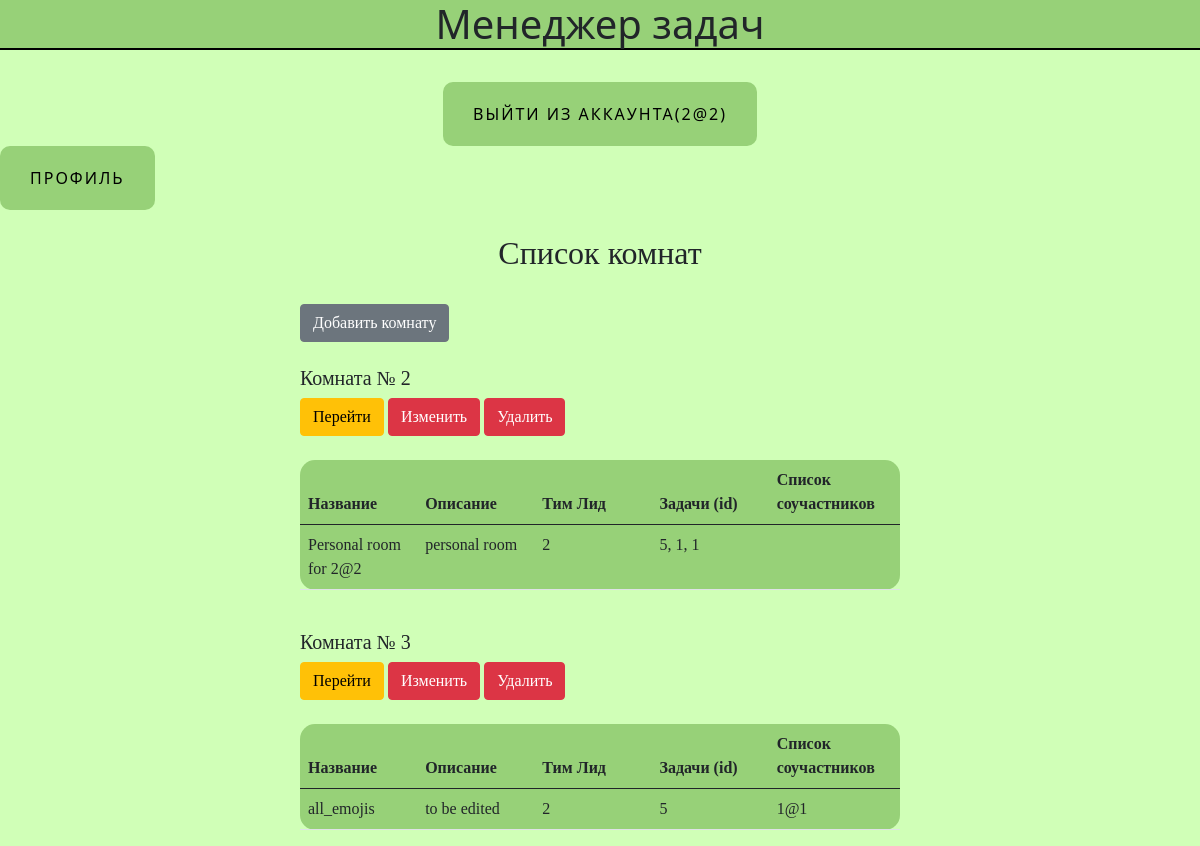
Page /allrooms (signed in) on the committed database.
### data/users.py (models this page shows, shortened)
class User(SqlAlchemyBase, UserMixin):
    __tablename__ = "users"
    id = sqlalchemy.Column(sqlalchemy.Integer, primary_key=True, autoincrement=True)
    surname = sqlalchemy.Column(sqlalchemy.String, nullable=True)
    name = sqlalchemy.Column(sqlalchemy.String, nullable=True)
    age = sqlalchemy.Column(sqlalchemy.Integer, nullable=True)
    position = sqlalchemy.Column(sqlalchemy.String, nullable=True)
    speciality = sqlalchemy.Column(sqlalchemy.String, nullable=True)
    address = sqlalchemy.Column(sqlalchemy.String, nullable=True)
    email = sqlalchemy.Column(sqlalchemy.String, nullable=True, unique=True, index=True)
    password_hash = sqlalchemy.Column(sqlalchemy.String, nullable=True)
    modified_date = sqlalchemy.Column(sqlalchemy.DateTime, default=datetime.datetime.now)
    current_room = sqlalchemy.Column(sqlalchemy.Integer, sqlalchemy.ForeignKey('rooms.id'), nullable=True)

### data/rooms.py (models this page shows)
class Rooms(SqlAlchemyBase, UserMixin):
    __tablename__ = "rooms"
    id = sqlalchemy.Column(sqlalchemy.Integer, primary_key=True, autoincrement=True)
    title = sqlalchemy.Column(sqlalchemy.String, nullable=True)
    about = sqlalchemy.Column(sqlalchemy.String, nullable=True)
    team_leader = sqlalchemy.Column(sqlalchemy.Integer, sqlalchemy.ForeignKey('users.id'), nullable=True)
    tasks = sqlalchemy.Column(sqlalchemy.String, sqlalchemy.ForeignKey('jobs.id'), nullable=True)
    collaborators = sqlalchemy.Column(sqlalchemy.String, nullable=True)

### main.py (the view)
@app.route('/allrooms')
@login_required
def all_rooms():
    dbs = db_session.create_session()
    if current_user.is_authenticated:
        res = dbs.query(Rooms).filter(
            (Rooms.team_leader.like(current_user.id) | Rooms.collaborators.like(f'%{current_user.id}%')))
        rooms = []
        for el in res:
            title = el.title
            team_leader = el.team_leader
            x = []
            collaborators = el.collaborators
            if collaborators is not None:
                for elem in collaborators:
                    elem = dbs.query(User).filter(User.id == elem).first()
                    if elem is not None:
                        x.append(elem.email)
            collaborators = ', '.join(x)
            about = el.about
            tasks = el.tasks
            x = []
            if tasks is not None:
                for elem in tasks:
                    elem = dbs.query(Jobs).filter(Jobs.id == elem).first()
                    if elem is not None:
                        x.append(elem.job)
            tasks = ', '.join(x)
            rooms.append([title, about, team_leader, tasks, collaborators, el.id])
        return render_template('allrooms.html', rooms=rooms)
    else:
        pass

### data/db_session.py (called while the page is built)
def create_session() -> Session:
    global __factory
    return __factory()

### main.py (called while the page is built)
@login_manager.user_loader
def load_user(user_id):
    db_sess = db_session.create_session()
    return db_sess.query(User).get(user_id)

### templates/allrooms.html (shortened to what this page needs)
{% extends "base.html" %}
{% block content %}
<br><h2 id="spec2">Список комнат</h2><br>
<div id="work_logs">
    {% if current_user.is_authenticated %}
    <a href="/addroom" class="btn btn-secondary">Добавить комнату</a>
    <br/>
    {% endif %}
    {% for room in rooms %}
    <br><h5>Комната № {{ room[5] }}</h5>
    <div class="buttons">
        <a href="/alljobs/{{ room[5] }}" class="btn btn-warning">Перейти</a>
        <a href="/addroom/{{ room[5] }}" class="btn btn-danger">Изменить</a>
        <a href="/room_delete/{{ room[5] }}" class="btn btn-danger">Удалить</a>
    </div>
    <br/>
    <table class="table">
        <thead class="thead-light">
        <tr>
            <th scope="col" class="col-2">Название</th>
            <th scope="col" class="col-2">Описание</th>
            <th scope="col" class="col-2">Тим Лид</th>
            <th scope="col" class="col-2">Задачи (id)</th>
            <th scope="col" class="col-2">Список соучастников</th>
        </tr>
        </thead>
        <tbody>
        <tr>
            <td class="col-2">{{ room[0] }}</td>
            <td class="col-2">{{ room[1] }}</td>
            <td class="col-2">{{ room[2] }}</td>
            <td class="col-2">{{ room[3] }}</td>
            <td class="col-2">{{ room[4] }}</td>
        </tr>
        </tbody>
    </table>
    {% endfor %}
</div>
{% endblock %}

### templates/base.html (shortened to what this page needs)
<!DOCTYPE html>
<html lang="en">
<head>
    <link rel="stylesheet"
                    href="https://cdn.jsdelivr.net/npm/bootstrap@5.0.0-beta1/dist/css/bootstrap.min.css"
>
    <link rel="stylesheet" type="text/css" href="{{ url_for('static', filename='style/style.css') }}" />
    </head>
    <body>
        <h1 id = 'titles'>Менеджер задач</h1>
        <br>
        <nav><a>
            {% if current_user.is_authenticated %}
                <aside><a class="name_btn" href="/logout">выйти из аккаунта({{ current_user.email }})</a></aside>
            {% endif %}
            <a class="name_btn" href="/profile">Профиль</a>
        </a></nav>
         {% block content %}
         {% endblock content %}
    </body>
</html>

### static/style/style.css (style rules this page uses)
body { background-color: #D0FFB7; }
#titles { border-bottom: 2px solid black; background-color: #97D178; }
h2, div, .buttons, table { font-family: cursive; display: block; }
h1, h2, aside { text-align: center; }
#work_logs { padding-left: 300px; }
.name_btn { text-decoration: none; display: inline-block; color: black; padding: 20px 30px; border-radius: 10px; text-transform: uppercase; letter-spacing: 2px; background-color: #97D178; background-size: 200% auto; transition: .3s; }

### templates/allrooms.html (style rules this page uses)
.table { text-align: left; width: 600px; background: #97D178; border-radius: 15px; }

### rows in the picture
User: email "2@2"
Rooms: room "2", title "Personal room for 2@2", about "personal room", room "5, 1, 1"
Rooms: id "3", title "all_emojis", about "to be edited", team_leader "2", tasks "5", email "1@1"
